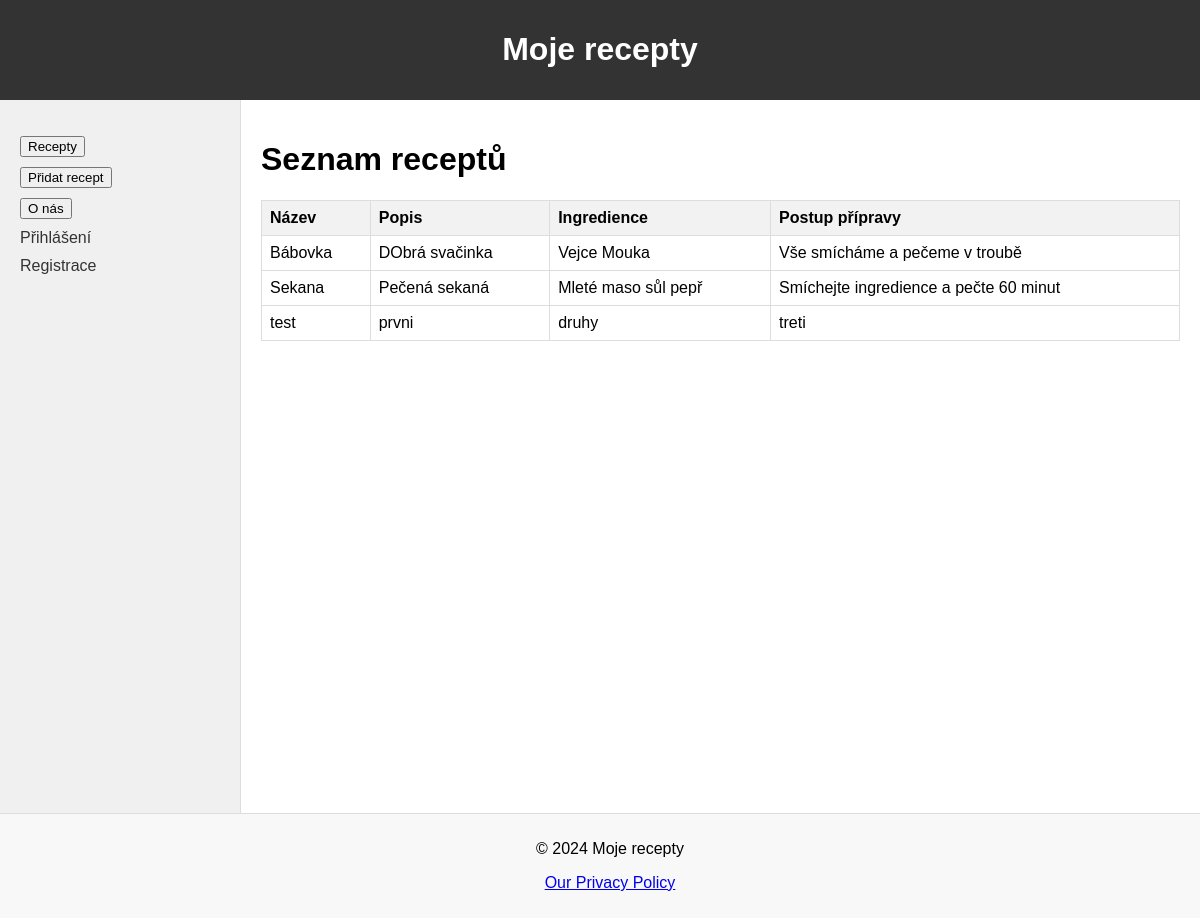
Before: /recipes/ with the older database file.
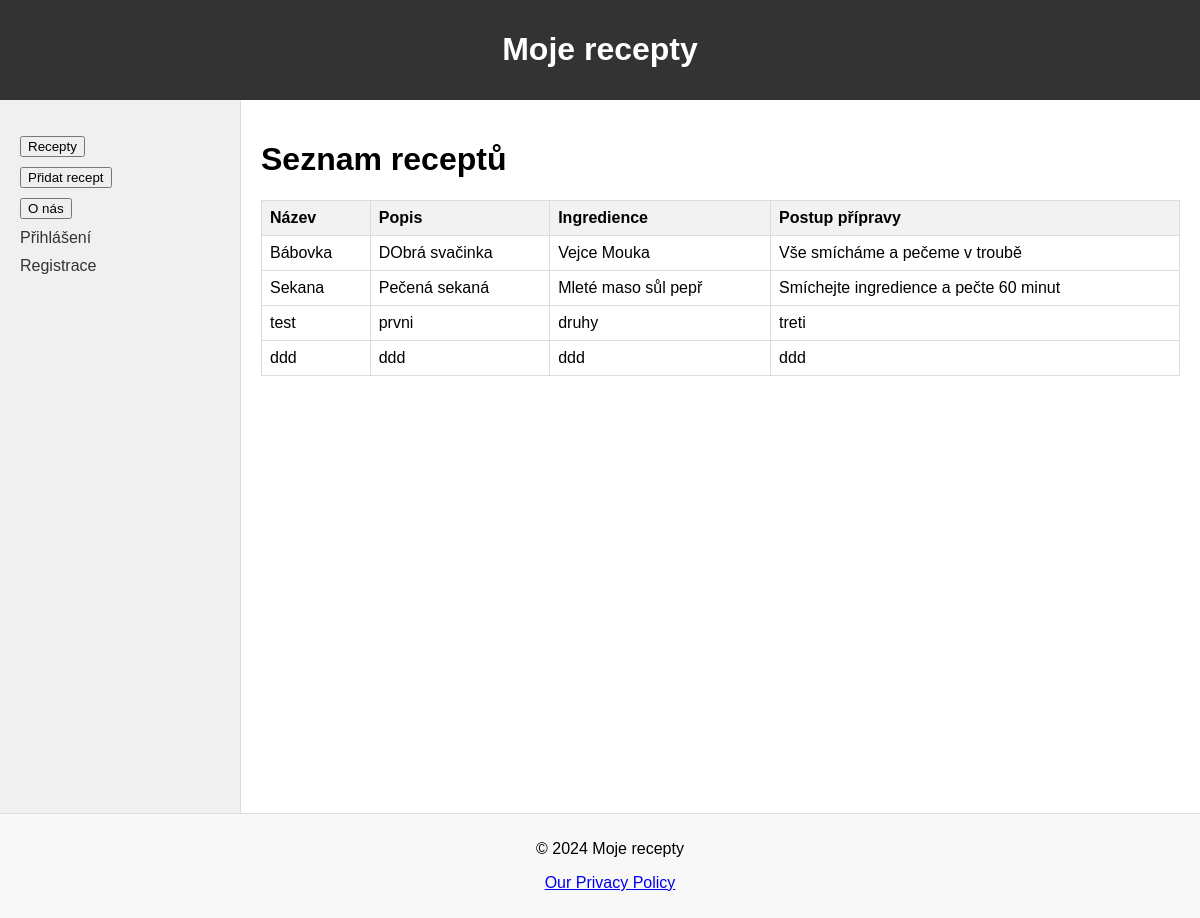
After: the same page with the newer database file.
### recipes/models.py (models this page shows, shortened)
class Recipe(models.Model):
    title = models.CharField(max_length=200)
    description = models.TextField()
    ingredients = models.TextField()
    instructions = models.TextField()
    created_by = models.ForeignKey(User, on_delete=models.CASCADE)

### recipes/views.py (the view)
# urls.py: path('', views.recipe_list, name='recipe_list'),  # Zde upravujeme URL pro seznam receptů
def recipe_list(request):
    recipes = Recipe.objects.all()
    return render(request, 'recipes/recipe_list.html', {'recipes': recipes})

### recipes/templates/recipes/recipe_list.html (shortened to what this page needs)
{% extends 'recipes/base.html' %}
{% block content %}
    <h1>Seznam receptů</h1>
    <table class="recipe-table">
        <thead>
            <tr>
                <th>Název</th>
                <th>Popis</th>
                <th>Ingredience</th>
                <th>Postup přípravy</th>
            </tr>
        </thead>
        <tbody>
            {% for recipe in recipes %}
            <tr>
                <td>{{ recipe.title }}</td>
                <td>{{ recipe.description }}</td>
                <td>{{ recipe.ingredients }}</td>
                <td>{{ recipe.instructions }}</td>
            </tr>
            {% endfor %}
        </tbody>
    </table>
{% endblock %}

### recipes/templates/recipes/base.html (shortened to what this page needs)
<!DOCTYPE html>
<html>
<head>
    {% load static %}
    <link rel="stylesheet" type="text/css" href="{% static 'css/styles.css' %}">
</head>
<body>
    <header>
        <h1>Moje recepty</h1>
    </header>
    <div class="container">
        <nav class="sidebar">
            <ul>
                 <li><form action="{% url 'recipe_list' %}">
                         <button type="submit">Recepty</button>
                     </form></li>
                <li><form action="{% url 'add_recipe' %}">
                         <button type="submit">Přidat recept</button>
                     </form></li>
                <li><form action="{% url 'about' %}">
                        <button type="submit">O nás</button>
                    </form></li>
                {% if user.is_authenticated %}
                <li><form action="{% url 'logout' %}" method="post">
                    {% csrf_token %}
                    <button type="submit">Odhlásit se</button>
                    </form></li>
                {% else %}
                <li><a href="{% url 'login' %}">Přihlášení</a></li>
                <li><a href="{% url 'register' %}">Registrace</a></li>
                {% endif %}
            </ul>
        </nav>
   <main class="content">
         {% block content %}
        {% endblock %}
    </main>
</div>
    <footer>
        <p>&copy; 2024 Moje recepty</p>
        <p><a href="https://www.privacypolicyonline.com/live.php?token=GEMPIKP3d6aZZMMaP0sP7XEwsHX2asYa"  target="_blank" >Our Privacy Policy</a></p>
    </footer>href=
</body>
</html>

### recipes/static/css/styles.css (style rules this page uses)
body { font-family: Arial, sans-serif; margin: 0; padding: 0; }
header { background-color: #333; color: #fff; padding: 10px 0; text-align: center; }
.container { display: flex; height: 100vh; }
.sidebar { width: 200px; background-color: #f0f0f0; padding: 20px; border-right: 1px solid #ddd; }
.sidebar ul { list-style-type: none; padding: 0; }
.sidebar ul li { margin-bottom: 10px; }
.sidebar ul li a { text-decoration: none; color: #333; }
.content { flex-grow: 1; padding: 20px; }
.recipe-table { width: 100%; border-collapse: collapse; margin-top: 20px; }
.recipe-table th, .recipe-table td { border: 1px solid #ddd; padding: 8px; text-align: left; }
.recipe-table th { background-color: #f2f2f2; }
footer { text-align: center; padding: 10px; background-color: #f8f8f8; border-top: 1px solid #ddd; width: 100%; position: absolute; bottom: 0; }

Changed rows visible on the page:
added Recipe: title "ddd", description "ddd", ingredients "ddd", instructions "ddd"
